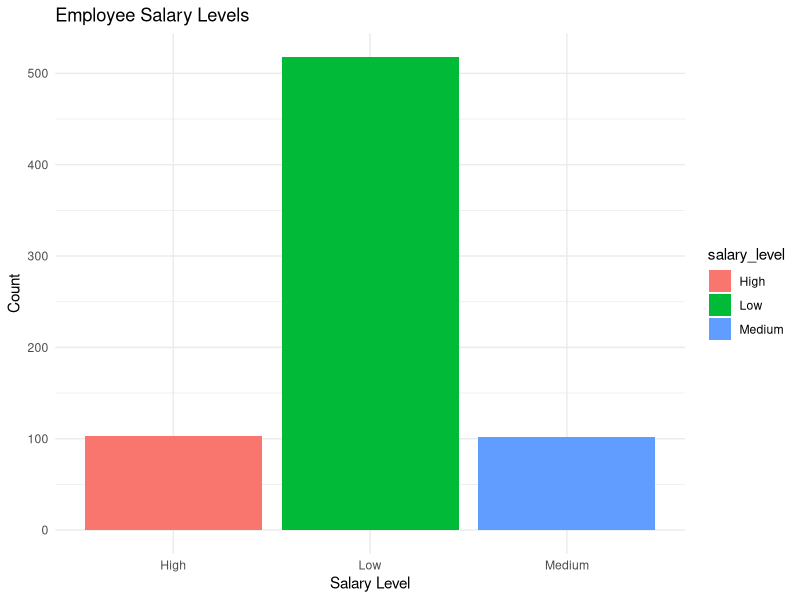
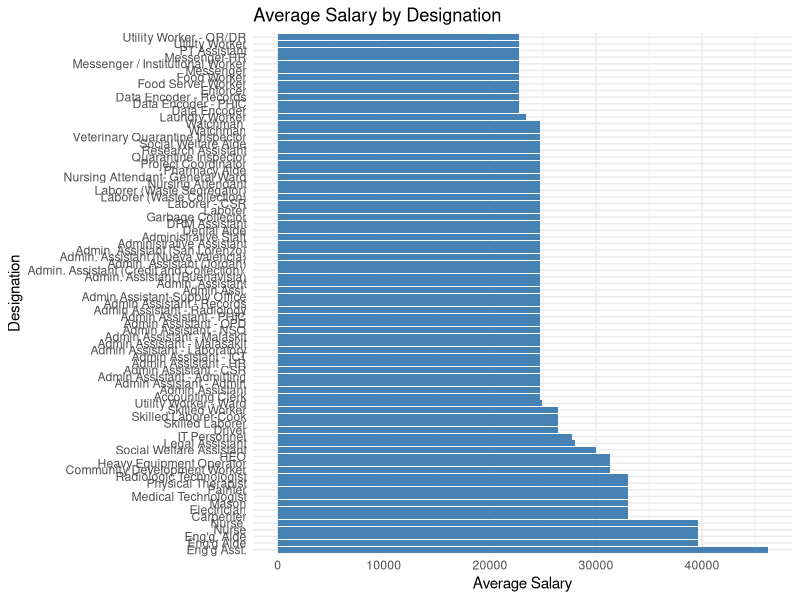

Generate these figures, in order, with R:
library(tidyverse)
library(dplyr)
library(ggplot2)
library(here)

# Welcome messages
print("Hello, Welcome to R World!")
cat("Welcome to PGG Employee Salary Analyzer!\n\n")

# Read CSV
employee_data <- read.csv(here("pgg_joemployees.csv"))

# Inspect data
glimpse(employee_data)
print(class(employee_data$designation))
head(employee_data)

# Rename columns: fix dot notation, lowercase, and trim spaces
employee_data <- employee_data %>%
  rename_with(~ gsub("\\.", "_", .x)) %>%
  rename_with(tolower) %>%
  rename_with(stringr::str_trim)  # Remove leading/trailing spaces

# Convert total_salary to numeric
employee_data <- employee_data %>%
  mutate(total_salary = as.numeric(gsub(",", "", total_salary)))

# Add salary level
employee_data <- employee_data %>%
  mutate(salary_level = case_when(
    total_salary >= 30000 ~ "High",
    total_salary >= 25000 ~ "Medium",
    TRUE ~ "Low"
  ))

# View preview
head(employee_data[, c("total_salary", "salary_level")])
View(employee_data)

# --- Extended Analysis Below ---

# Total employees by office
offices <- unique(employee_data$office)
cat("\nTotal Employees by Office:\n")
for (office in offices) {
  count <- nrow(filter(employee_data, office == !!office))
  cat(paste(" -", office, ":", count, "employees\n"))
}

# Clean rate_day: remove non-numeric characters (except dot and digits)
employee_data <- employee_data %>%
  mutate(rate_day = gsub("[^0-9.]", "", rate_day),  # remove non-numeric except '.'
         rate_day = as.numeric(rate_day))           # convert to numeric

avg_rate_by_office <- employee_data %>%
  group_by(office) %>%
  summarise(average_rate_day = mean(rate_day, na.rm = TRUE))

cat("\n Average Rate per Day by Office:\n")
print(avg_rate_by_office)
View(avg_rate_by_office) # Spreadsheet view

# Distribution by office and gender
gender_dist <- employee_data %>%
  group_by(office, gender) %>%
  summarise(count = n())

cat("\nGender Distribution per Office:\n")
print(gender_dist)
View(gender_dist)

# Total count by gender
gender_totals <- employee_data %>%
  group_by(gender) %>%
  summarise(total = n())

cat("\nTotal Employees by Gender:\n")
print(gender_totals)
View(gender_totals)

# Count of high earners
high_earners <- filter(employee_data, salary_level == "High")
cat("\nNumber of High Earners (≥ 30000):", nrow(high_earners), "\n")

# Compute average salary by designation
avg_salary <- employee_data %>%
  group_by(designation) %>%
  summarise(average_salary = mean(total_salary, na.rm = TRUE))
  
# Plot: Salary Level Distribution
ggplot(employee_data, aes(x = salary_level, fill = salary_level)) +
  geom_bar() +
  labs(title = "Employee Salary Levels", x = "Salary Level", y = "Count") +
  theme_minimal()

# Plot: Average salary by designation
ggplot(avg_salary, aes(x = reorder(designation, -average_salary), y = average_salary)) +
  geom_col(fill = "steelblue") +
  coord_flip() +
  labs(title = "Average Salary by Designation", x = "Designation", y = "Average Salary") +
  theme_minimal()

# --- Exporting Summary Reports to CSV ---

# Save average salary by designation
write.csv(avg_salary, "avg_salary_by_designation.csv", row.names = FALSE)

# Save average rate per day by office
write.csv(avg_rate_by_office, "avg_rate_by_office.csv", row.names = FALSE)

# Save gender distribution by office
write.csv(gender_dist, "gender_distribution_by_office.csv", row.names = FALSE)

# Save total employees by gender
write.csv(gender_totals, "gender_totals.csv", row.names = FALSE)

cat("\n All summary reports have been saved as CSV files in your project folder.\n")